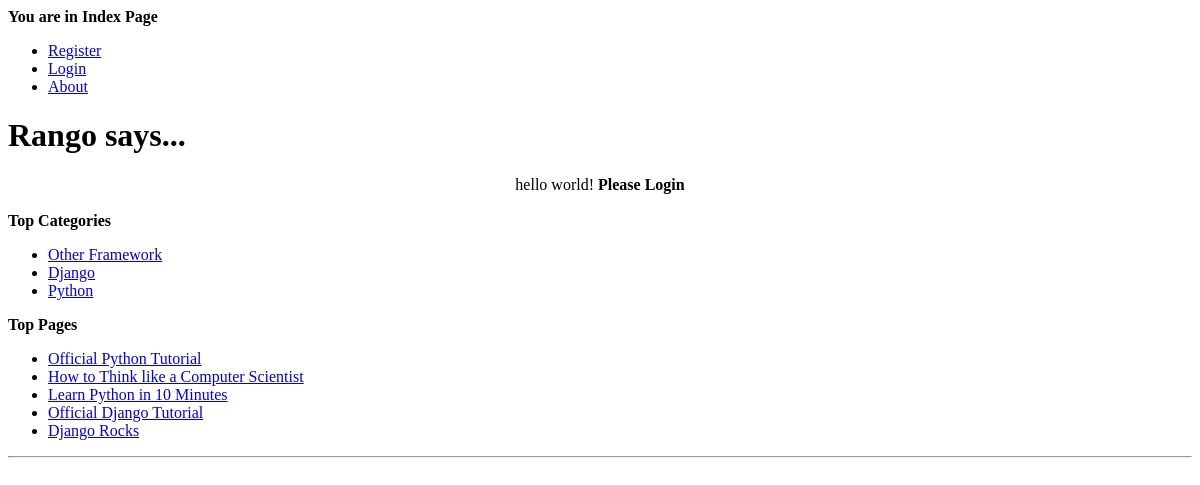
The app's page /, older data.
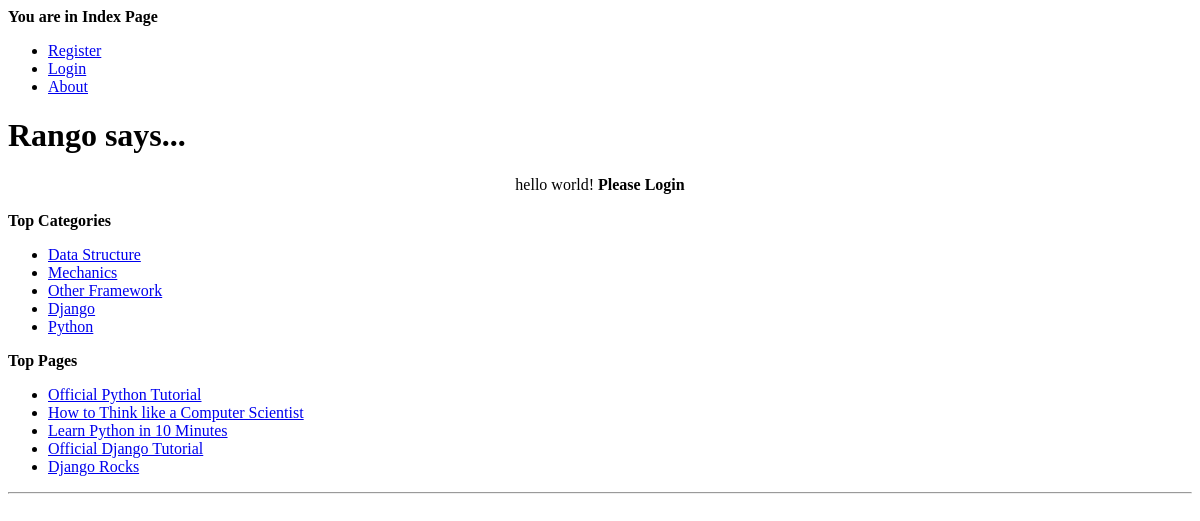
The same page, newer data.
### rango/models.py (models this page shows, shortened)
class Category(models.Model):
    name = models.CharField(max_length=128, unique=True)
    views = models.IntegerField(default=0)
    likes = models.IntegerField(default=0)

class Page(models.Model):
    category = models.ForeignKey('Category', on_delete=models.CASCADE, )
    title = models.CharField(max_length=128)
    url = models.URLField()
    views = models.IntegerField(default=0)

### rango/views.py (the view, shortened to what this page needs)
# urls.py: path(r'', views.index, name='index'),
def index(request):
    category_list = Category.objects.order_by('likes')[:5]
    page_list = Page.objects.order_by('-views')[:5]
    context_dict = {'boldmessage': "Please Login"}
    context_dict.update({'categories': category_list, 'pages': page_list})
    for category in category_list:
        category.url = category.name.replace(' ', '_')
    visits = request.session.get('visits')
    if not visits:
        visits = 1
    reset_last_visit_time = False
    last_visit = request.session.get('last_visit')
    if last_visit:
        last_visit_time = datetime.strptime(last_visit[:-7], "%Y-%m-%d %H:%M:%S")
        if (datetime.now() - last_visit_time).seconds > 5:
            visits += 1
            reset_last_visit_time = True
    else:
        reset_last_visit_time = True
    if reset_last_visit_time:
        request.session['last_visit'] = str(datetime.now())
        request.session['visits'] = visits
    context_dict['visits'] = visits
    return render(request, 'rango/index.html', context_dict)

### rango/templates/rango/index.html (shortened to what this page needs)
<!DOCTYPE html>
{% extends 'rango/base.html' %}
{% load static %}
{% block body_block %}
    <h1>Rango says...</h1>
        {% if user.is_authenticated %}
            <center>hello world! <strong>{{ user.username }}</strong></center><br />
        {% else %}
            <center>hello world! <strong>{{ boldmessage }}</strong></center><br />
        {% endif %}
        {% if categories %}
            <strong>Top Categories</strong>
            <ul>
                {% for category in categories %}
                    <li><a href="category/{{ category.url }}">{{ category.name }}</a></li>
                {% endfor %}
            </ul>
        {% else %}
            <strong>There are no categories present.</strong>
        {% endif %}
        {% if pages %}
            <strong>Top Pages</strong>
            <ul>
                {% for page in pages %}
                    <li><a href="{{ page.url }}">{{ page.title }}</a></li>
                {% endfor %}
            </ul>
        {% else %}
            <strong>There are no pages present</strong>
        {% endif %}
{% endblock %}

### rango/templates/rango/base.html (shortened to what this page needs)
<!DOCTYPE html>
<html lang="en">
<head>
    {% block index_page_link %}<strong>You are in Index Page</strong>{% endblock %}
    <div>
        <ul>
            {% if user.is_authenticated %}
                <li><a href="{% url 'logout' %}">Logout</a></li>
            {% else %}
                <li><a href="{% url 'register' %}">Register</a></li>
                <li><a href="{% url 'login' %}">Login</a></li>
            {% endif %}
            <li><a href="{% url 'about' %}">About</a></li>
        </ul>
    </div>
</head>
<body>
    <div>
        {% block body_block %}This is body_block's default content{% endblock %}
    </div>
    <hr />
</body>
</html>

Row changes from the older to the newer data that the page shows:
added Category: name "Data Structure"
added Category: name "Mechanics"
